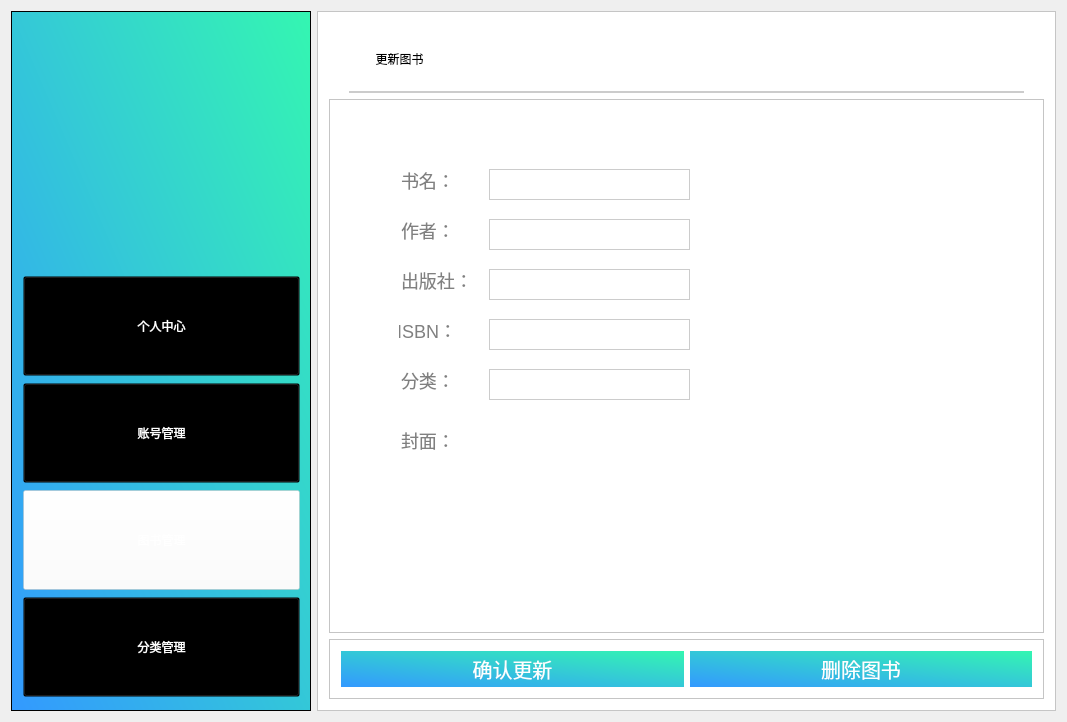
<?xml version="1.0" encoding="UTF-8"?>
<ui version="4.0">
 <class>admin_bookupdate</class>
 <widget class="QWidget" name="admin_bookupdate">
  <property name="geometry">
   <rect>
    <x>0</x>
    <y>0</y>
    <width>1067</width>
    <height>722</height>
   </rect>
  </property>
  <property name="windowTitle">
   <string>admin_bookupdate</string>
  </property>
  <layout class="QHBoxLayout" name="horizontalLayout">
   <item>
    <widget class="QFrame" name="frame">
     <property name="sizePolicy">
      <sizepolicy hsizetype="Fixed" vsizetype="Expanding">
       <horstretch>0</horstretch>
       <verstretch>0</verstretch>
      </sizepolicy>
     </property>
     <property name="minimumSize">
      <size>
       <width>300</width>
       <height>700</height>
      </size>
     </property>
     <property name="styleSheet">
      <string notr="true">
background-color: qlineargradient(spread:pad, x1:0, y1:1, x2:1, y2:0, stop:0 rgba(51, 153, 255,1), stop:1 rgba(52, 246, 177,1));</string>
     </property>
     <property name="frameShape">
      <enum>QFrame::StyledPanel</enum>
     </property>
     <property name="frameShadow">
      <enum>QFrame::Raised</enum>
     </property>
     <widget class="QFrame" name="frame_2">
      <property name="geometry">
       <rect>
        <x>70</x>
        <y>30</y>
        <width>171</width>
        <height>176</height>
       </rect>
      </property>
      <property name="minimumSize">
       <size>
        <width>0</width>
        <height>0</height>
       </size>
      </property>
      <property name="baseSize">
       <size>
        <width>0</width>
        <height>100</height>
       </size>
      </property>
      <property name="styleSheet">
       <string notr="true">image: url(:/Library/images/logo2.png);
background:transparent;</string>
      </property>
      <property name="frameShape">
       <enum>QFrame::StyledPanel</enum>
      </property>
      <property name="frameShadow">
       <enum>QFrame::Raised</enum>
      </property>
     </widget>
     <widget class="QFrame" name="frame_8">
      <property name="geometry">
       <rect>
        <x>0</x>
        <y>230</y>
        <width>301</width>
        <height>491</height>
       </rect>
      </property>
      <property name="styleSheet">
       <string notr="true">background:transparent;</string>
      </property>
      <property name="frameShape">
       <enum>QFrame::StyledPanel</enum>
      </property>
      <property name="frameShadow">
       <enum>QFrame::Raised</enum>
      </property>
      <layout class="QVBoxLayout" name="verticalLayout_6">
       <item>
        <layout class="QVBoxLayout" name="verticalLayout">
         <property name="spacing">
          <number>7</number>
         </property>
         <property name="sizeConstraint">
          <enum>QLayout::SetDefaultConstraint</enum>
         </property>
         <item>
          <widget class="QPushButton" name="btnPersonal">
           <property name="minimumSize">
            <size>
             <width>0</width>
             <height>100</height>
            </size>
           </property>
           <property name="styleSheet">
            <string notr="true">font: 12pt &quot;微软雅黑&quot;;
color:white;
background:transparent;
cursor:pointer;</string>
           </property>
           <property name="text">
            <string>个人中心</string>
           </property>
          </widget>
         </item>
         <item>
          <widget class="QPushButton" name="btnInformationchange">
           <property name="minimumSize">
            <size>
             <width>0</width>
             <height>100</height>
            </size>
           </property>
           <property name="styleSheet">
            <string notr="true">font: 12pt &quot;微软雅黑&quot;;
color:white;
background:transparent;
cursor:pointer;</string>
           </property>
           <property name="text">
            <string>账号管理</string>
           </property>
          </widget>
         </item>
         <item>
          <widget class="QPushButton" name="btnSearchbook">
           <property name="minimumSize">
            <size>
             <width>0</width>
             <height>100</height>
            </size>
           </property>
           <property name="styleSheet">
            <string notr="true">font: 12pt &quot;微软雅黑&quot;;
color:white;
background:transparent;
cursor:pointer;
background-color:rgba(255,255,255,0.4);</string>
           </property>
           <property name="text">
            <string>图书管理</string>
           </property>
          </widget>
         </item>
         <item>
          <widget class="QPushButton" name="pushButton">
           <property name="minimumSize">
            <size>
             <width>0</width>
             <height>100</height>
            </size>
           </property>
           <property name="styleSheet">
            <string notr="true">font: 12pt &quot;微软雅黑&quot;;
color:white;
background:transparent;
cursor:pointer;</string>
           </property>
           <property name="text">
            <string>分类管理</string>
           </property>
          </widget>
         </item>
        </layout>
       </item>
      </layout>
     </widget>
    </widget>
   </item>
   <item>
    <widget class="QFrame" name="frame_3">
     <property name="styleSheet">
      <string notr="true">background:white;</string>
     </property>
     <property name="frameShape">
      <enum>QFrame::StyledPanel</enum>
     </property>
     <property name="frameShadow">
      <enum>QFrame::Raised</enum>
     </property>
     <layout class="QVBoxLayout" name="verticalLayout_2">
      <item>
       <widget class="QFrame" name="frame_4">
        <property name="sizePolicy">
         <sizepolicy hsizetype="Preferred" vsizetype="Maximum">
          <horstretch>0</horstretch>
          <verstretch>0</verstretch>
         </sizepolicy>
        </property>
        <property name="maximumSize">
         <size>
          <width>16777215</width>
          <height>70</height>
         </size>
        </property>
        <property name="styleSheet">
         <string notr="true">border:2px solid #cccccc;
font: 14pt &quot;微软雅黑&quot;;
border-top:0;
border-left:0;
border-right:0;
margin-left:20px;
margin-right:20px;</string>
        </property>
        <property name="frameShape">
         <enum>QFrame::StyledPanel</enum>
        </property>
        <property name="frameShadow">
         <enum>QFrame::Raised</enum>
        </property>
        <widget class="QPushButton" name="pushButton_2">
         <property name="geometry">
          <rect>
           <x>10</x>
           <y>10</y>
           <width>121</width>
           <height>51</height>
          </rect>
         </property>
         <property name="styleSheet">
          <string notr="true">border:none;
</string>
         </property>
         <property name="text">
          <string>更新图书</string>
         </property>
        </widget>
       </widget>
      </item>
      <item>
       <widget class="QFrame" name="frame_5">
        <property name="frameShape">
         <enum>QFrame::StyledPanel</enum>
        </property>
        <property name="frameShadow">
         <enum>QFrame::Raised</enum>
        </property>
        <widget class="QLineEdit" name="lineEdit">
         <property name="geometry">
          <rect>
           <x>70</x>
           <y>70</y>
           <width>61</width>
           <height>31</height>
          </rect>
         </property>
         <property name="styleSheet">
          <string notr="true">color:#808080;
border:none;
font-size:18px;
font-family:&quot;微软雅黑&quot;;
text-align:left;</string>
         </property>
         <property name="text">
          <string>书名：</string>
         </property>
        </widget>
        <widget class="QLineEdit" name="lineEdit_2">
         <property name="geometry">
          <rect>
           <x>70</x>
           <y>120</y>
           <width>61</width>
           <height>31</height>
          </rect>
         </property>
         <property name="styleSheet">
          <string notr="true">color:#808080;
border:none;
font-size:18px;
font-family:&quot;微软雅黑&quot;;
text-align:left;</string>
         </property>
         <property name="text">
          <string>作者：</string>
         </property>
        </widget>
        <widget class="QLineEdit" name="lineEdit_3">
         <property name="geometry">
          <rect>
           <x>70</x>
           <y>170</y>
           <width>81</width>
           <height>31</height>
          </rect>
         </property>
         <property name="styleSheet">
          <string notr="true">color:#808080;
border:none;
font-size:18px;
font-family:&quot;微软雅黑&quot;;
text-align:left;</string>
         </property>
         <property name="text">
          <string>出版社：</string>
         </property>
        </widget>
        <widget class="QLineEdit" name="lineEdit_5">
         <property name="geometry">
          <rect>
           <x>70</x>
           <y>270</y>
           <width>61</width>
           <height>31</height>
          </rect>
         </property>
         <property name="styleSheet">
          <string notr="true">color:#808080;
border:none;
font-size:18px;
font-family:&quot;微软雅黑&quot;;
text-align:left;</string>
         </property>
         <property name="text">
          <string>分类：</string>
         </property>
        </widget>
        <widget class="QLineEdit" name="lineEdit_6">
         <property name="geometry">
          <rect>
           <x>70</x>
           <y>330</y>
           <width>61</width>
           <height>31</height>
          </rect>
         </property>
         <property name="styleSheet">
          <string notr="true">color:#808080;
border:none;
font-size:18px;
font-family:&quot;微软雅黑&quot;;
text-align:left;</string>
         </property>
         <property name="text">
          <string>封面：</string>
         </property>
        </widget>
        <widget class="QLineEdit" name="lineEdit_7">
         <property name="geometry">
          <rect>
           <x>160</x>
           <y>70</y>
           <width>201</width>
           <height>31</height>
          </rect>
         </property>
         <property name="styleSheet">
          <string notr="true">border:1px solid #cccccc;
font-size:18px;
font-family:&quot;微软雅黑&quot;;
text-align:left;</string>
         </property>
         <property name="text">
          <string/>
         </property>
        </widget>
        <widget class="QLineEdit" name="lineEdit_8">
         <property name="geometry">
          <rect>
           <x>160</x>
           <y>120</y>
           <width>201</width>
           <height>31</height>
          </rect>
         </property>
         <property name="styleSheet">
          <string notr="true">color:#808080;
border:1px solid #cccccc;
font-size:18px;
font-family:&quot;微软雅黑&quot;;
text-align:left;</string>
         </property>
        </widget>
        <widget class="QLineEdit" name="lineEdit_9">
         <property name="geometry">
          <rect>
           <x>160</x>
           <y>170</y>
           <width>201</width>
           <height>31</height>
          </rect>
         </property>
         <property name="styleSheet">
          <string notr="true">color:#808080;
border:1px solid #cccccc;
font-size:18px;
font-family:&quot;微软雅黑&quot;;
text-align:left;</string>
         </property>
        </widget>
        <widget class="QLineEdit" name="lineEdit_10">
         <property name="geometry">
          <rect>
           <x>160</x>
           <y>270</y>
           <width>201</width>
           <height>31</height>
          </rect>
         </property>
         <property name="styleSheet">
          <string notr="true">color:#808080;
border:1px solid #cccccc;
font-size:18px;
font-family:&quot;微软雅黑&quot;;
text-align:left;</string>
         </property>
        </widget>
        <widget class="QLineEdit" name="lineEdit_4">
         <property name="geometry">
          <rect>
           <x>70</x>
           <y>220</y>
           <width>61</width>
           <height>31</height>
          </rect>
         </property>
         <property name="styleSheet">
          <string notr="true">color:#808080;
border:none;
font-size:18px;
font-family:&quot;微软雅黑&quot;;
text-align:left;</string>
         </property>
         <property name="text">
          <string>ISBN：</string>
         </property>
        </widget>
        <widget class="QLineEdit" name="lineEdit_11">
         <property name="geometry">
          <rect>
           <x>160</x>
           <y>220</y>
           <width>201</width>
           <height>31</height>
          </rect>
         </property>
         <property name="styleSheet">
          <string notr="true">color:#808080;
border:1px solid #cccccc;
font-size:18px;
font-family:&quot;微软雅黑&quot;;
text-align:left;</string>
         </property>
        </widget>
       </widget>
      </item>
      <item>
       <widget class="QFrame" name="frame_6">
        <property name="sizePolicy">
         <sizepolicy hsizetype="Preferred" vsizetype="Maximum">
          <horstretch>0</horstretch>
          <verstretch>0</verstretch>
         </sizepolicy>
        </property>
        <property name="maximumSize">
         <size>
          <width>16777215</width>
          <height>60</height>
         </size>
        </property>
        <property name="frameShape">
         <enum>QFrame::StyledPanel</enum>
        </property>
        <property name="frameShadow">
         <enum>QFrame::Raised</enum>
        </property>
        <layout class="QHBoxLayout" name="horizontalLayout_2">
         <item>
          <widget class="QPushButton" name="pushButton_4">
           <property name="sizePolicy">
            <sizepolicy hsizetype="Minimum" vsizetype="Expanding">
             <horstretch>0</horstretch>
             <verstretch>0</verstretch>
            </sizepolicy>
           </property>
           <property name="styleSheet">
            <string notr="true">color:white;
border:none;
font-size:20px;
font-family:&quot;微软雅黑&quot;;
background-color: qlineargradient(spread:pad, x1:0, y1:1, x2:1, y2:0, stop:0 rgba(51, 153, 255,1), stop:1 rgba(52, 246, 177,1));
padding-top:5;
padding-bottom:5;</string>
           </property>
           <property name="text">
            <string>确认更新</string>
           </property>
          </widget>
         </item>
         <item>
          <widget class="QPushButton" name="pushButton_3">
           <property name="styleSheet">
            <string notr="true">color:white;
border:none;
font-size:20px;
font-family:&quot;微软雅黑&quot;;
background-color: qlineargradient(spread:pad, x1:0, y1:1, x2:1, y2:0, stop:0 rgba(51, 153, 255,1), stop:1 rgba(52, 246, 177,1));
padding-top:5;
padding-bottom:5;</string>
           </property>
           <property name="text">
            <string>删除图书</string>
           </property>
          </widget>
         </item>
        </layout>
       </widget>
      </item>
     </layout>
    </widget>
   </item>
  </layout>
 </widget>
 <layoutdefault spacing="6" margin="11"/>
 <resources>
  <include location="library.qrc"/>
 </resources>
 <connections/>
</ui>
